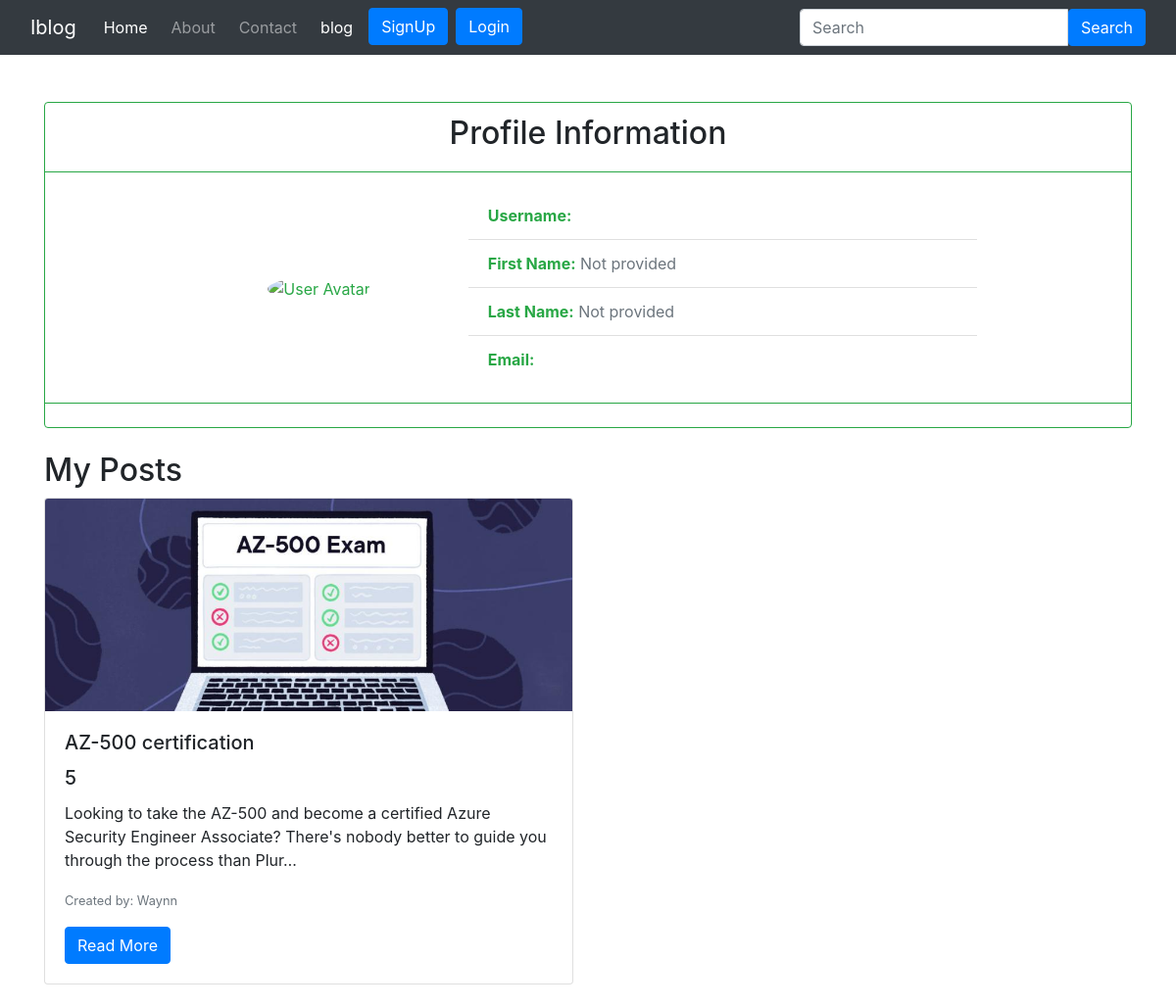
/profile/Waynn/, run on the app's committed database.
### home/models.py (models this page shows, shortened)
class Image(models.Model):
    title=models.CharField(max_length=1000)
    photo=models.ImageField(upload_to="myimage")
    text=RichTextField(blank=True,null=True)
    date=models.DateTimeField(auto_now_add=True)
    name=models.CharField(max_length=200)
    slug=models.CharField(max_length=200)

### home/views.py (the view)
# urls.py: path('profile/<str:user_name>/',views.profile,name='profile'),
def profile(request,user_name):
    user_related_data=Image.objects.filter(name=user_name)
    return render(request,"profile.html",{'user_related_data':user_related_data})

### templates/profile.html (shortened to what this page needs)
{% extends 'base.html' %}
{% load humanize %}
{% block body %}
<div class="container mt-5">
  <div class="card border-success mb-3">
    <div class="card-header bg-transparent border-success text-center">
      <h2>Profile Information</h2>
    </div>
    <div class="card-body text-success">
      <div class="row justify-content-center align-items-center">
        <div class="col-md-3 text-center">
          <img src="https://cdn.vectorstock.com/i/preview-1x/82/55/anonymous-user-circle-icon-vector-18958255.jpg" alt="User Avatar" class="rounded-circle img-fluid" width="150" height="150">
        </div>
        <div class="col-md-6">
          <ul class="list-group list-group-flush">
            <li class="list-group-item"> <strong>Username:</strong> {{ user.username }}</li>
            <li class="list-group-item"> <strong>First Name:</strong> {% if user.first_name %}{{ user.first_name }}{% else %}<span class="text-muted">Not provided</span>{% endif %}</li>
            <li class="list-group-item"> <strong>Last Name:</strong> {% if user.last_name %}{{ user.last_name }}{% else %}<span class="text-muted">Not provided</span>{% endif %}</li>
            <li class="list-group-item"> <strong>Email:</strong> {{ user.email }}</li>
          </ul>
        </div>
      </div>
    </div>
    <div class="card-footer bg-transparent border-success text-center">
    </div>
  </div>
  <h2 class="mt-4">My Posts</h2>
  <div class="row">
    {% for post_data in user_related_data %}
    <div class="col-md-6 mb-4">
      <div class="card">
        <img src="{{post_data.photo.url}}" alt="{{post_data.text}}" class="card-img-top">
        <div class="card-body">
          <h5 class="card-title">{{post_data.title}}</h5>
           <h5 class="card-title">{{post_data.id}}</h5>
          <p class="card-text">{{post_data.text | truncatechars:150}}</p>
          <p class="card-text"><small class="text-muted">Created by: {{post_data.name}}</small></p>
          <a href="{% url 'blogHome' %}" class="btn btn-primary">Read More</a>
        </div>
      </div>
    </div>
    {% endfor %}
  </div>
</div>
{% endblock body %}

### templates/base.html (style rules this page uses)
.btn { padding: 55rem 1.5rem .45rem; }

### data on the page
Image: photo (picture), title "AZ-500 certification", id "5", text "Looking to take the AZ-500 and become a certified Azure Security Engineer Associate? There's nobody better to guide you through the process than Plur…", name "Waynn"
